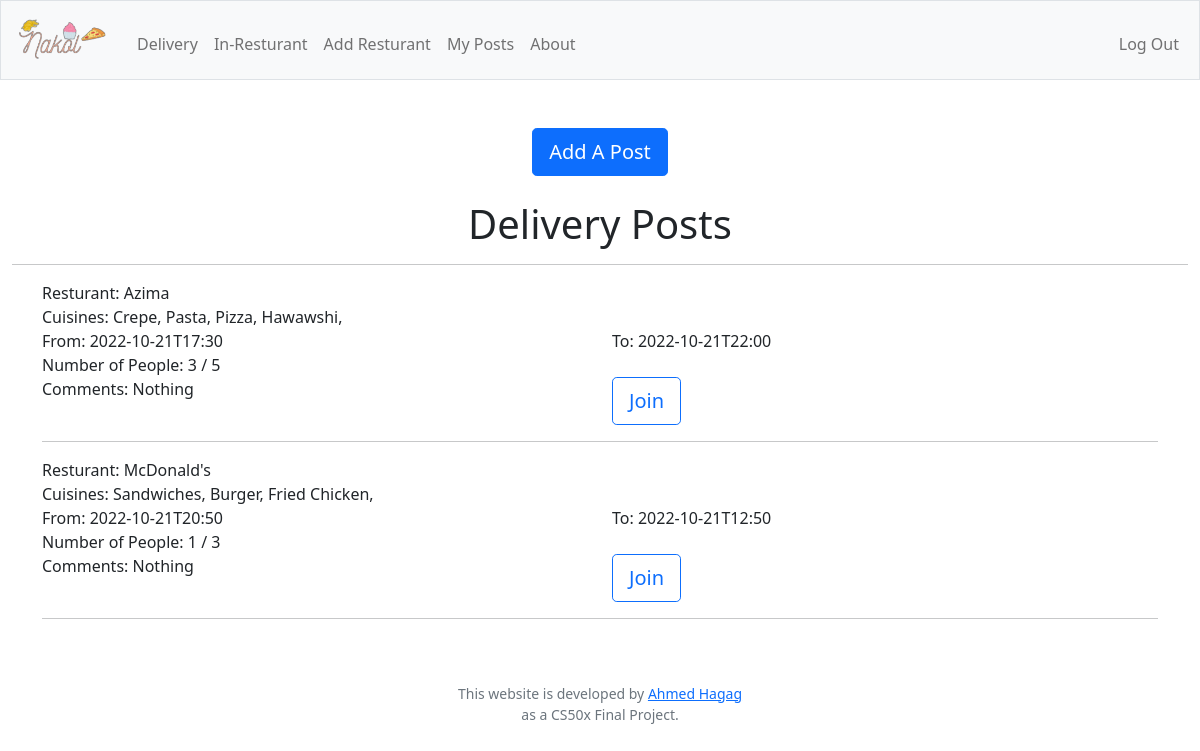
Screenshot of /delivery (signed in) with the database file from the repository.
### tables this page shows
CREATE TABLE posts (id INTEGER PRIMARY KEY AUTOINCREMENT NOT NULL, user_id INTEGER, rest_id INTEGER, time_from TEXT NOT NULL, time_to TEXT NOT NULL, number_of_people NUMERIC NOT NULL , order_type TEXT NOT NULL, comments TEXT, current_people NUMERIC DEFAULT 1 NOT NULL, FOREIGN KEY(user_id) REFERENCES users(id), FOREIGN KEY(rest_id) REFERENCES resturants(id));

CREATE TABLE resturants (id INTEGER PRIMARY KEY AUTOINCREMENT NOT NULL,resturant_name TEXT NOT NULL, resturant_number NUMERIC NOT NULL, dine_in BOOL NOT NULL, delivery BOOL NOT NULL, location TEXT NOT NULL);

CREATE TABLE cuisines (rest_id INTEGER, cuisine TEXT NOT NULL, FOREIGN KEY(rest_id) REFERENCES resturants(id));

### app.py (the view, shortened to what this page needs)
@app.route("/delivery", methods=["GET","POST"])
@login_required
def delivery():
    posts = db.execute("SELECT * FROM posts WHERE order_type = ?","order")
    return render_template("delivery.html",posts=posts,db=db,len=len)

### app.py (called while the page is built)
@app.after_request
def after_request(response):
    response.headers["Cache-Control"] = "no-cache, no-store, must-revalidate"
    response.headers["Expires"] = 0
    response.headers["Pragma"] = "no-cache"
    return response

### helpers.py (called while the page is built)
def login_required(f):
    @wraps(f)
    def decorated_function(*args, **kwargs):
        if session.get("user_id") is None:
            return redirect("/login")
        return f(*args, **kwargs)
    return decorated_function

### templates/delivery.html (shortened to what this page needs)
{% extends "layout.html" %}
{% block main %}
<a  class="w-10 btn btn-lg btn-primary" href="/add_post">Add A Post</a>
<br><br>
<div class="h1 text-left">
    Delivery Posts
</div>
<hr class="divider">
{% if len(posts) != 0%}
<div class="container text-start">
    {% for post in posts%}
    <div class="row">
        <div class="col">
            <inline class="h6">Resturant:</inline>
            {{ db.execute("SELECT resturant_name FROM resturants WHERE id = ?",post.rest_id)[0]["resturant_name"]}}
        </div>
    </div>
    <div class="row">
        <div class="col">
        {% set cuisines = db.execute("SELECT cuisine FROM cuisines WHERE rest_id = ?",post.rest_id)%}
        <inline class="h6">Cuisines:</inline>
        {% for cuisine in cuisines%}
            {{cuisine.cuisine}},
        {%endfor%}
        </div>
    </div>
    <div class="row">
        <div class="col">
            <inline class="h6">From:</inline>
            {{post.time_from}}
        </div>
        <div class="col">
            <inline class="h6">To:</inline>
            {{post.time_to}}
        </div>
    </div>
    <div class="row">
        <div class="col">
            <inline class="h6">Number of People:</inline>
            {{post.current_people}} / {{post.number_of_people}}
        </div>
    </div>
    <div class="row">
        <div class="col">
            <inline class="h6">Comments:</inline>
            {{post.comments}}
        </div>
        <div class="col">
            <form action="/delivery" method="POST">
            <button type="submit"  class="w-1 btn btn-lg btn-outline-primary" name="id" value={{post.id}}>Join</button>
            </form>
        </div>
    </div>
    <hr class="divider">
    {%endfor%}
</div>
{% endif %}
{% endblock %}

### templates/layout.html (shortened to what this page needs)
<!DOCTYPE html>
<html lang="en">
    <head>
        <link href="https://cdn.jsdelivr.net/npm/bootstrap@5.1.3/dist/css/bootstrap.min.css" rel="stylesheet">
        <link href="/static/styles.css" rel="stylesheet">
    </head>
    <body>
        <nav class="bg-light border navbar  navbar-expand-md navbar-light">
            <div class="container-fluid ">
                <a class="navbar-brand" href="/">
                    <img src="/static/Nakol-logo.png" class="rouned d-block" width="100" alt="Nakol Logo">
                </a>
                <div class="collapse navbar-collapse" id="navbar">
                    {% if session["user_id"] %}
                        <ul class="navbar-nav me-auto mt-2">
                            <li class="nav-item"><a class="nav-link" href="/delivery">Delivery</a></li>
                            <li class="nav-item"><a class="nav-link" href="/in_resturant">In-Resturant</a></li>
                            <li class="nav-item"><a class="nav-link" href="/addResturants">Add Resturant</a></li>
                            <li class="nav-item"><a class="nav-link" href="/my_posts">My Posts</a></li>
                            <li class="nav-item"><a class="nav-link" href="/about">About</a></li>
                        </ul>
                        <ul class="navbar-nav ms-auto mt-2">
                            <li class="nav-item"><a class="nav-link" href="/logout">Log Out</a></li>
                        </ul>
                    {% else %}
                        <ul class="navbar-nav ms-auto mt-2">
                            <li class="nav-item"><a class="nav-link" href="/register">Register</a></li>
                            <li class="nav-item"><a class="nav-link" href="/login">Log In</a></li>
                        </ul>
                    {% endif %}
                </div>
            </div>
        </nav>
        <main class="container-fluid py-5 text-center">
            {% block main %}{% endblock %}
        </main>
        <footer class="mb-5 small text-center text-muted">
            This website is developed by <a href="https://www.linkedin.com/in/ahmed-hagag-28698514b/">Ahmed Hagag</a> <br>as a CS50x Final Project.
        </footer>
    </body>
</html>

### static/styles.css (style rules this page uses)
nav .navbar-brand { font-size: xx-large; }

### rows the page displays
posts: time_from "2022-10-21T17:30", time_to "2022-10-21T22:00", current_people "3", number_of_people "5", comments "Nothing", {{ post.id }} 29 (drawn)
resturants: resturant_name "Azima"
cuisines: cuisine "Crepe"
cuisines: cuisine "Pasta"
cuisines: cuisine "Pizza"
cuisines: cuisine "Hawawshi"
posts: time_from "2022-10-21T20:50", time_to "2022-10-21T12:50", current_people "1", number_of_people "3", comments "Nothing", {{ post.id }} 33 (drawn)
resturants: resturant_name "McDonald's"
cuisines: cuisine "Sandwiches"
cuisines: cuisine "Burger"
cuisines: cuisine "Fried Chicken"
